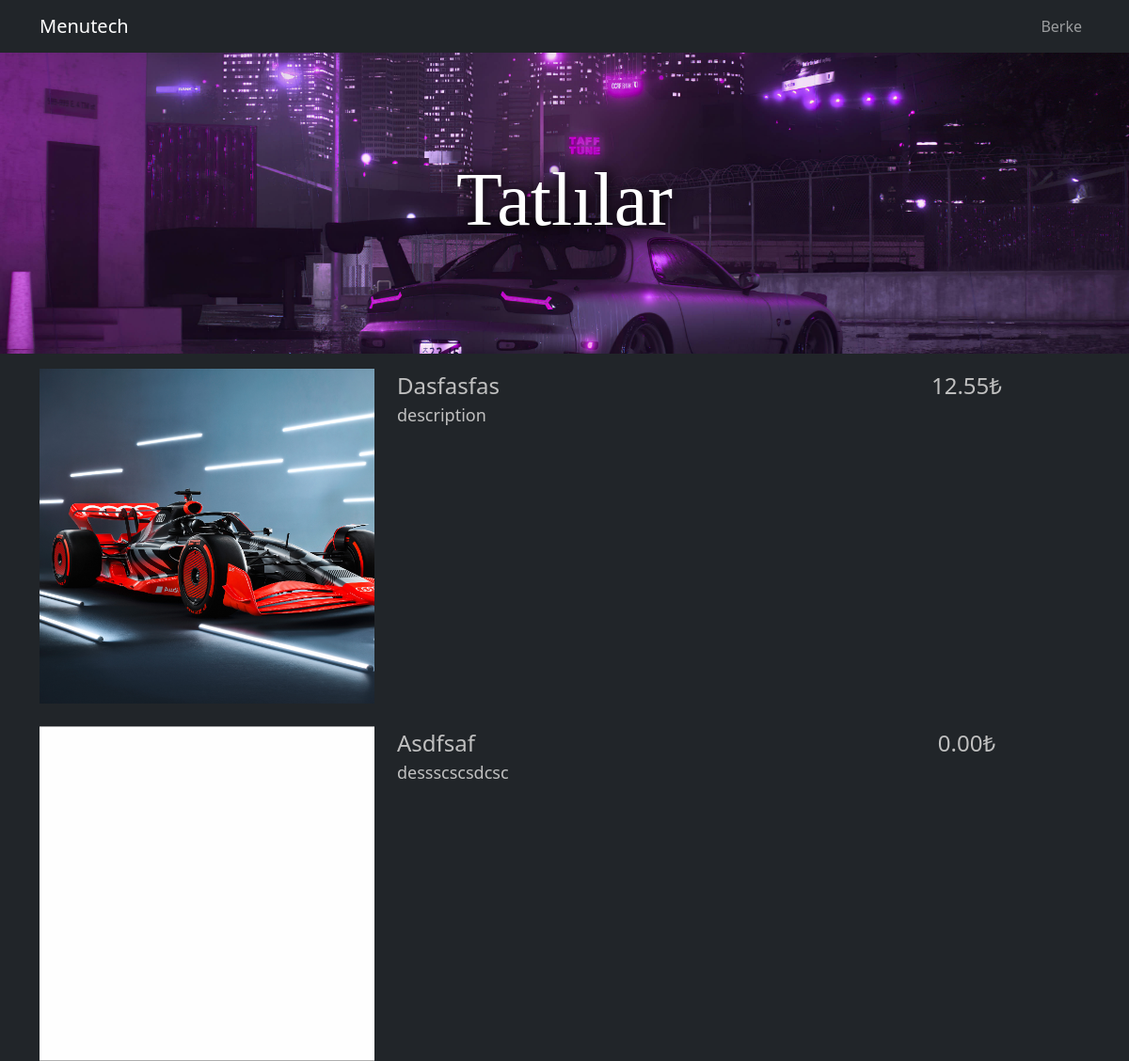
/menu/berke/tatllar/, run on the app's committed database.
### menu/models.py (models this page shows, shortened)
class Menu(models.Model):
    name = models.CharField(max_length=200, unique=True)
    image = models.ImageField(upload_to="menus")
    background_image = models.ImageField(upload_to="menus_backgrounds", default=("menus_backgrounds/default.jpg"))
    slug = models.SlugField(null=False ,unique=True, db_index=True, editable=False)
    user = models.ForeignKey(User, on_delete=models.CASCADE)

class Category(models.Model):
    name = models.CharField(max_length=200)
    image = models.ImageField(upload_to="categories", default="categories/default.png")
    menu = models.ForeignKey(Menu, on_delete=models.CASCADE)
    slug = models.SlugField(null=False, db_index=True, editable=False)

class Product(models.Model):
    name = models.CharField(max_length=200)
    slug = models.SlugField(db_index=True, editable=False)
    image = models.ImageField(upload_to="products", default="products/default.png")
    description = models.TextField(default="")
    price = models.DecimalField(max_digits=4, decimal_places=2, default=0.0)
    category = models.ForeignKey(Category, on_delete=models.CASCADE)

### menu/views.py (the view)
# urls.py: path("<slug:slug>/<slug:category_slug>/", views.category_details, name = "category_details"),
def category_details(request, slug, category_slug):
    try:
        menu = Menu.objects.get(slug=slug)
    except:
        return redirect("home")
    if not menu.user.account.has_paid():
        return redirect("home")
    try:
        category = Category.objects.get(slug=category_slug, menu=menu)
    except:
        return redirect("menu_details", slug=slug)
    if(category.menu != menu):
        return redirect("menu_details", slug = slug)
    products = Product.objects.filter(category=category)
    data = {
        "menu":menu,
        "category":category,
        "products":products
    }
    return render(request, "menu/category_details.html", data)

### account/models.py (called while the page is built)
    def has_paid(self):
        current_date = datetime.date.today()
        return current_date < self.paid_until

### menu/templates/menu/category_details.html (shortened to what this page needs)
{% extends "base.html" %}
{% load static %}
{% block css_files %}
    <link rel="stylesheet" href="{% static 'menu/css/menu.css' %}"/>
{% endblock css_files %}
{% block content %}
    <div class "row">
        <div class="col-12 menu-main-image" style="background-image: url({{ category.image.url }})">
            <h2 class="text-center menu-text display-1">{{category.name|title}}</h2>
        </div>
    </div>
    <div class = "container mt-3">
    {% for product in products %}
        {% include "menu/components/product.html" %}
    {% endfor %}
    </div>
{% endblock %}

### templates/partials/_navbar.html (shortened to what this page needs)
<nav class="navbar navbar-dark bg-dark navbar-expand-lg" >
    <div class="container">
        <a class="navbar-brand" href="{% url 'home' %}">Menutech</a>
        <div class = "collapse navbar-collapse" id = "navbar">
            <ul class="navbar-nav ms-auto">
                {% if menu %}
                    <li class="nav-item">
                        <a class="nav-link">{{menu.name|title}}</a>
                    </li>
                {% endif %}
            </ul>
        </div>
    </div>
</nav>

### menu/templates/menu/components/product.html
<div class = "row mt-3 mb-4">
    <div class = "col-4">
        <img src="{{product.image.url}}" class="img-fluid" style="aspect-ratio: 1/1; object-fit: cover; overflow: hidden; width:100%;"/>
    </div>
    <div class = "col-5">
        <p class="product-text product-text-style">{{product.name|title}}</p>
        <p class="product-description-text product-text-style">{{product.description}}</p>
    </div>
    <div class = "col-3 center-block text-center">
            <p class="product-text product-text-style">{{product.price}}₺</p>
    </div>
</div>

### static/css/style.css (style rules this page uses)
html, body { margin: 0; height: 100%; }

### menu/static/menu/css/menu.css (style rules this page uses)
.menu-main-image { background-position: 50%; background-repeat: no-repeat; background-size: cover; display: flex; flex-direction: column; justify-content: center; min-height: 40vh; padding: 32px 0; position: relative; text-align: center; }
.menu-text { font-family: "Times New Roman", Times, serif; text-shadow: 1px 1px 13px rgba(0,0,0,.9),1px 1px 20px rgba(0,0,0,.8); color: white }
.product-text-style { margin-bottom: 0; color: #C0C0C0; }
@media screen and (min-width: 801px) { .product-text { font-size: 2vw; } }
@media screen and (min-width: 801px) { .product-description-text { font-size: 1.5vw; } }

### data on the page
Menu: name "Berke"
Category: image (picture), name "Tatlılar"
Product: image (picture), name "Dasfasfas", description "description", price "12.55"
Product: image (placeholder picture), name "Asdfsaf", description "dessscscsdcsc", price "0.00"
